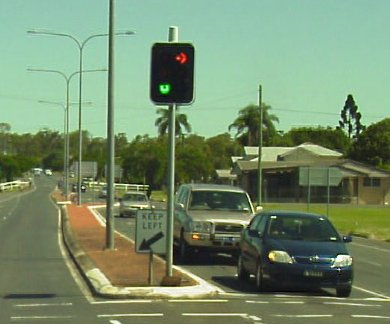
#> input picture traffic-light.jpg, 390 x 324 px
$ jupyter execute --allow-errors 'SARJANA V G.ipynb'   (shell and % lines are left out)
#> lines starting #> are read from the running program, lines starting #| are printed output that depends on the picture
# SARJANA V G

[cell 1]
import cv2

import matplotlib.pyplot as plt
import numpy
import numpy as np

#> (a cell that did not finish here is left out)

[cell 3]
classes =[]
with open('coco.names','r') as f:
#> (reads coco.names from the repository)
    classes = [line.strip() for line in f.readlines()]

[cell 4]
my_img=cv2.imread('traffic-light.jpg')
#> my_img is the input picture: shape (324, 390, 3); mean B, G, R 107.3, 139.9, 117.2
my_img = cv2.resize(my_img,(1366,768))
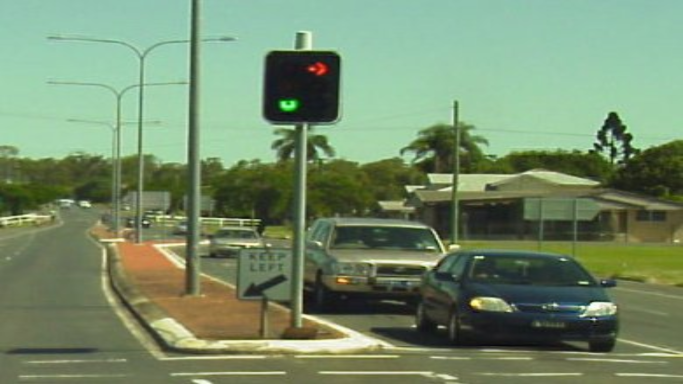
#> my_img: shape (768, 1366, 3) (shown at 1/2 size); mean B, G, R 107.2, 139.8, 117.1

[cell 5]
plt.imshow(my_img)

[cell 6]
ht,wt, _ = my_img.shape
#> ht = 768; wt = 1366

[cell 7]
blob=cv2.dnn.blobFromImage(my_img,1/255,(416,416),(0,0,0),swapRB = True, crop = False)

[cell 8]
blob.shape
#> Out = (1, 3, 416, 416)
